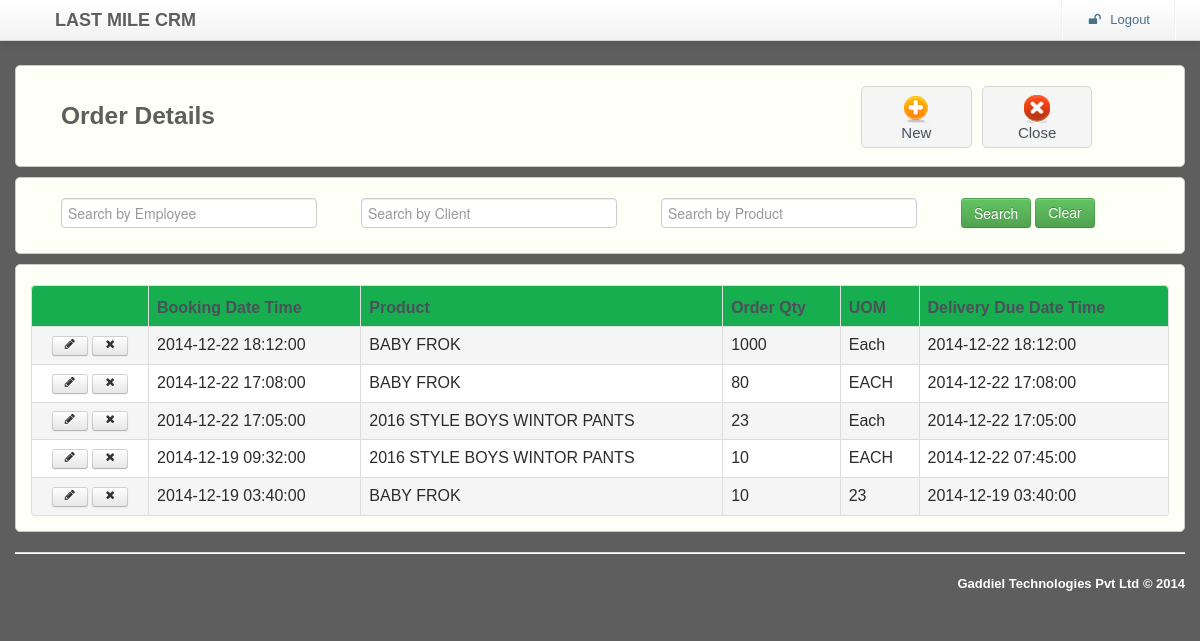
The app's page /transaction/orderDetails/orderDetails.php with its own data.
### tables this page shows
CREATE TABLE IF NOT EXISTS `ORDER_DETAILS` (
  `CREATED_BY` varchar(60) NOT NULL DEFAULT '-1',
  `CREATED_DATE` date NOT NULL DEFAULT '0000-00-00',
  `LAST_UPDATE_BY` varchar(60) NOT NULL DEFAULT '-1',
  `LAST_UPDATE_DATE` timestamp NOT NULL DEFAULT CURRENT_TIMESTAMP ON UPDATE CURRENT_TIMESTAMP,
  `ID` int(10) NOT NULL AUTO_INCREMENT,
  `APPOINTMENT_ID` int(10) DEFAULT NULL,
  `BOOKING_EMPLOYEE_ID` int(10) DEFAULT NULL,
  `ORDER_TYPE_ID` int(10) NOT NULL,
  `CLIENT_ID` int(10) NOT NULL,
  `PRODUCT_ID` int(10) NOT NULL,
  `ORDER_QTY` int(10) NOT NULL,
  `ORDER_UOM` varchar(30) NOT NULL,
  `UNIT_PRICE` varchar(30) NOT NULL,
  `BOOKING_DATE` timestamp NOT NULL DEFAULT '0000-00-00 00:00:00',
  `DELIVERY_DUE_DATE` timestamp NOT NULL DEFAULT '0000-00-00 00:00:00',
  `SPECIAL_INSTRUCTIONS` varchar(1000) NOT NULL,
  `ORDER_COMMENTS` varchar(1000) NOT NULL,
  `FOLLOWUP_POINTS` varchar(1000) NOT NULL,
  `TRACKED_LOC_LNG` double(10,6) DEFAULT NULL,
  `TRACKED_LOC_LAT` double(10,6) DEFAULT NULL,
  PRIMARY KEY (`ID`),
  KEY `XFK_APPOINTMENT_ID` (`APPOINTMENT_ID`),
  KEY `XFK_BOOKING_EMP_ID` (`BOOKING_EMPLOYEE_ID`),
  KEY `XFK_ORDER_TYPE_ID` (`ORDER_TYPE_ID`),
  KEY `XFK_CLIENT_ID` (`CLIENT_ID`),
  KEY `XFK_PRODUCT_ID` (`PRODUCT_ID`)
);

CREATE TABLE IF NOT EXISTS `PRODUCT_MASTER` (
  `CREATED_BY` varchar(60) NOT NULL DEFAULT '-1',
  `CREATED_DATE` date NOT NULL DEFAULT '0000-00-00',
  `LAST_UPDATE_BY` varchar(60) NOT NULL DEFAULT '-1',
  `LAST_UPDATE_DATE` timestamp NOT NULL DEFAULT CURRENT_TIMESTAMP ON UPDATE CURRENT_TIMESTAMP,
  `ID` int(10) NOT NULL AUTO_INCREMENT,
  `PRODUCT_NAME` varchar(60) NOT NULL,
  `PRODUCT_CODE` varchar(60) NOT NULL,
  `DESCRIPTION` varchar(240) DEFAULT NULL,
  PRIMARY KEY (`ID`)
);

### transaction/orderDetails/orderDetails.php (the view, shortened to what this page needs)
<html lang="en"><head><meta http-equiv="Content-Type" content="text/html; charset=UTF-8">
    <link rel="stylesheet" type="text/css" href="../../resources/css/bootstrap.min.css" >
    <link rel="stylesheet" type="text/css" href="../../resources/css/bootstrap-responsive.min.css" >
    <link rel="stylesheet" type="text/css" href="../../resources/css/alveolae.css">
    <link rel="stylesheet" type="text/css" href="../../resources/css/font-awesome.css">
    <link rel="stylesheet" type="text/css" href="../../resources/css/footable.core.css?v=2-0-1">
    <link rel="stylesheet" type="text/css" href="../../resources/css/footable-demos.css">
</head>
<body>
	 <?php include($_SERVER['DOCUMENT_ROOT'].'/lastMileCRM/header.php'); ?>
	<form action="" method="POST" name="forms">
	<div id="main-content">
		<div class="container">
			<div class="row">
			   <div class="span12 desktop">
				 <div class="widget">
					<div class="widget-content ">
						<div class="span8"><h3>Order Details</h3></div>
						<div class="span3">
							<div class="box-holder">
                                 <a href="addOrderDetails.php" onClick="newPage()">
                                 <div class="box"><img src="../../resources/images/e-add.png"/></br>New</div></a>
                            </div>
							 <div class="box-holder">
							   <a href="../transaction.php">
							   <div class="box"><img src="../../resources/images/e-close.png"/></br>Close</div></a>
                             </div>
						</div>
					</div>
				</div>
			 </div>
					<div class="span12">
					    <div class="widget">
						<div class="widget-content">
							<div class="span3"><input type="text" class="span3" placeholder="Search by Employee " autofocus id="EMP_NAME" name="EMP_NAME"/></div>
                             <div class="span3"><input type="text" class="span3" placeholder="Search by Client "  id="CLIENT_NAME" name="CLIENT_NAME"/></div>
							 <div class="span3"><input type="text" class="span3" placeholder="Search by Product "  id="PRODUCT_NAME"  name="PRODUCT_NAME"/></div>
							<div class="span2"><input type="submit" class="btn btn-success" onClick="searchvalue()" value="Search"> <a href="#" class="btn btn-success" onClick="clearvalue()">Clear</a></div>
						</div>
					   </div>
			  </div>
				<div class="span12">
					<div class="widget-content">
						<div class="tab-content">
							<div class="tab-pane active" id="demo">
							<table class="table demo table-bordered " data-filter="#filter" data-page-size="5"
							       data-page-previous-text="prev" data-page-next-text="next">
								<thead>
									   <tr class="widget-header">
										<th></th>
										<th data-toggle="true">Booking Date Time</th>
										<th data-hide="tablet">Product </th>
										<th data-hide="phone,tablet">Order Qty</th>
										<th data-hide="phone,tablet">UOM</th>
										<th data-hide="phone,tablet">Delivery Due Date Time</th>
									</tr>
								</thead>
								<tbody id="gridvaluediv" class="mytable1">
								 <?php
								$pdo = Database::connect();
									$pdo->setAttribute(PDO::ATTR_ERRMODE, PDO::ERRMODE_EXCEPTION);
									 $result = $pdo->prepare("select ordet.ID ID,ordet.BOOKING_DATE BOOKING_DATE, prod.PRODUCT_NAME PRODUCT_NAME, ordet.ORDER_QTY ORDER_QTY, ordet.ORDER_UOM ORDER_UOM, ordet.DELIVERY_DUE_DATE DELIVERY_DUE_DATE
									 FROM ORDER_DETAILS ordet,PRODUCT_MASTER prod,
									 EMP_DETAILS emp,CLIENT_DETAILS clt
									 WHERE  ordet.BOOKING_EMPLOYEE_ID = emp.ID AND ordet.PRODUCT_ID = prod.ID AND ordet.CLIENT_ID=clt.ID ORDER BY ordet.ID DESC");
		                            $result->execute();
		                            for($i=0; $row = $result->fetch(); $i++){
			 				      ?>
									<tr Style="cursor:pointer;" id="views">
                                    <td class="actions">
											<a href="#" class="btn btn-small "><i class="icon-pencil"></i></a>
											<a href="deleteOrderDetails.php?id=<?php echo $row['ID']; ?>" class="btn btn-small" onclick="return confirm('Are you sure?')" ><i class="icon-remove"></i></a>
										</td>
										<td><?php echo  $row['BOOKING_DATE'];?></td>
										<td><?php echo  $row['PRODUCT_NAME'];?></td>
										<td><?php echo  $row['ORDER_QTY'];?></td>
                                        <td><?php echo  $row['ORDER_UOM'];?></td>
										<td><?php echo  $row['DELIVERY_DUE_DATE'];?></td>
									</tr>
									 <?php  }?>
								</tbody>
							</table>
							</div>
						</div>
					</div>
				</div>
			</div>
				 <?php include($_SERVER['DOCUMENT_ROOT'].'/lastMileCRM/footer.php'); ?>
		</div>
	</div>
	</form>
</body>
</html>

### resources/css/alveolae.css (style rules this page uses)
body { background-color: #5e5e5e; font-family: 'Asap', sans-serif; }
h3 { margin-bottom: 15px; font-weight: 700; color: #5e5e5e; }
#main-content { padding-top: 60px; }
label, input, button, select, textarea { cursor: default; }
.box-holder { width: 25%; display: table-cell; }
.box-holder a { text-decoration: none; }
.box { height: 50px; padding: 5px; margin-right: 10px; font-size: 15px; text-align: center; color: #4A515B; background: #F5F5F5; border: 1px solid #D5D5D5; border-radius: 5px; text-shadow: 1px 1px 1px #EDEDED; }
.widget { clear: both; width: auto; position: relative; margin-bottom: 10px; }
.widget-header { position: relative; height: 40px; background: #17ae4f; border: 1px solid #CCCCCC; -webkit-border-top-left-radius: 5px; -webkit-border-top-right-radius: 5px; -moz-border-radius-topleft: 5px; -moz-border-radius-topright: 5px; border-top-left-radius: 5px; border-top-right-radius: 5px; }
.widget-content { padding: 20px 15px 15px; background: #fefff7; border: 1px solid #CCCCCC; -moz-border-radius: 5px; -webkit-border-radius: 5px; border-radius: 5px; }
.widget-content:before, .widget-content:after { content:""; display:table; clear:both; }
.table th { text-align: left; color: #4A515B; }
.table .actions { width: 100px; text-align: center; }
.table { display: table; margin: 0 auto; }
.desktop { display:block; }

### resources/css/footable.core.css (style rules this page uses)
.footable { width: 100%; }
.footable > thead > tr > th { -webkit-touch-callout: none; -webkit-user-select: none; -khtml-user-select: none; -moz-user-select: -moz-none; -ms-user-select: none; user-select: none; }

### resources/css/footable-demos.css (style rules this page uses)
body { color:#2B2B2B; font-family: 'trebuchet MS' , 'Lucida sans' , Arial; }

### transaction/orderDetails/orderDetails.php (style rules this page uses)
.oddtr { background-color:#FFFFFF; }
.eventr { background-color:#F5F5F5; }

### records on screen
order_details: BOOKING_DATE "2014-12-22 18:12:00", PRODUCT_ID.PRODUCT_NAME "BABY FROK", ORDER_QTY "1000", ORDER_UOM "Each", DELIVERY_DUE_DATE "2014-12-22 18:12:00"
order_details: BOOKING_DATE "2014-12-22 17:08:00", PRODUCT_ID.PRODUCT_NAME "BABY FROK", ORDER_QTY "80", ORDER_UOM "EACH", DELIVERY_DUE_DATE "2014-12-22 17:08:00"
order_details: BOOKING_DATE "2014-12-22 17:05:00", PRODUCT_ID.PRODUCT_NAME "2016 STYLE BOYS WINTOR PANTS", ORDER_QTY "23", ORDER_UOM "Each", DELIVERY_DUE_DATE "2014-12-22 17:05:00"
order_details: BOOKING_DATE "2014-12-19 09:32:00", PRODUCT_ID.PRODUCT_NAME "2016 STYLE BOYS WINTOR PANTS", ORDER_QTY "10", ORDER_UOM "EACH", DELIVERY_DUE_DATE "2014-12-22 07:45:00"
order_details: BOOKING_DATE "2014-12-19 03:40:00", PRODUCT_ID.PRODUCT_NAME "BABY FROK", ORDER_QTY "10", ORDER_UOM "23", DELIVERY_DUE_DATE "2014-12-19 03:40:00"
